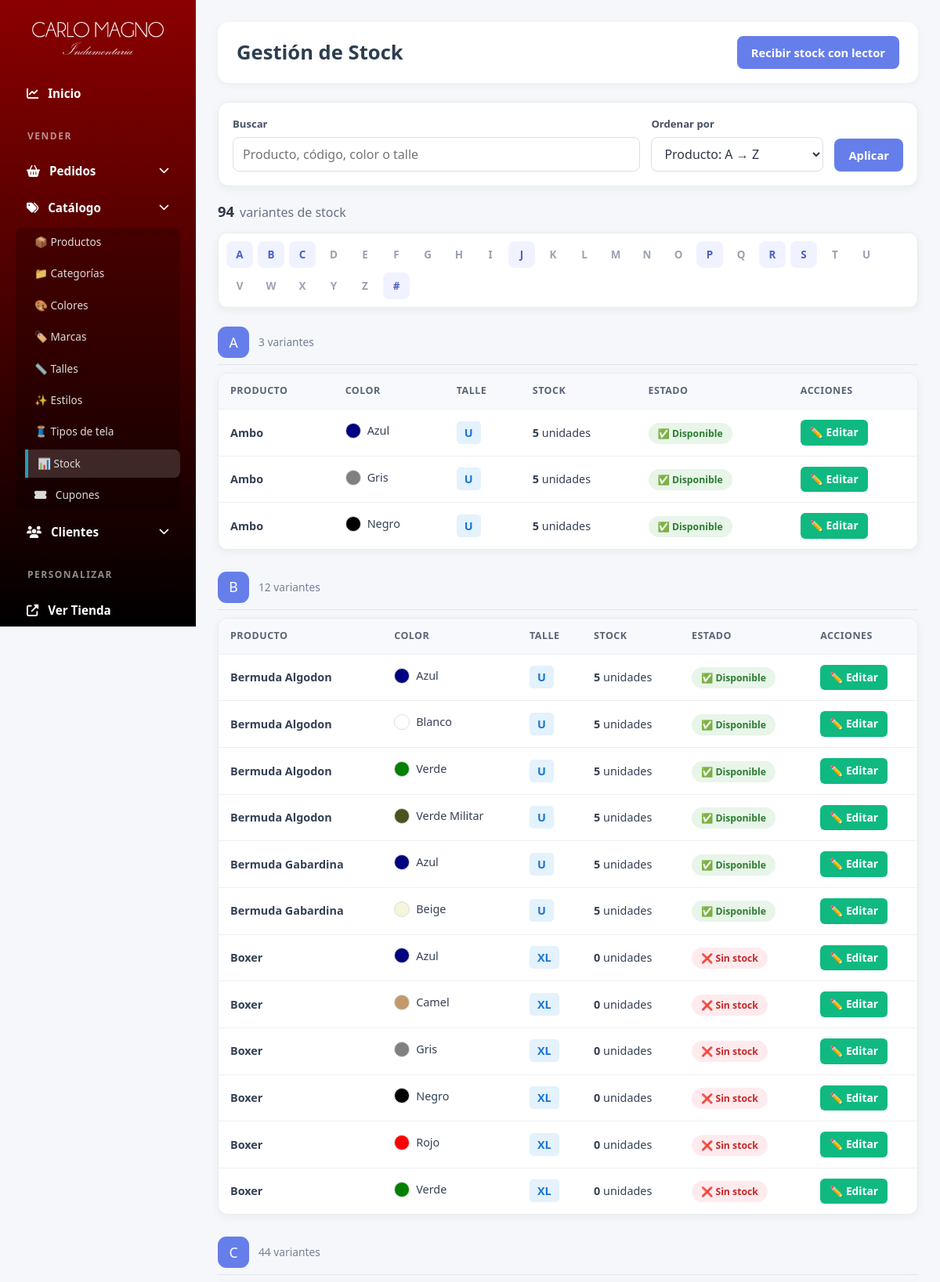
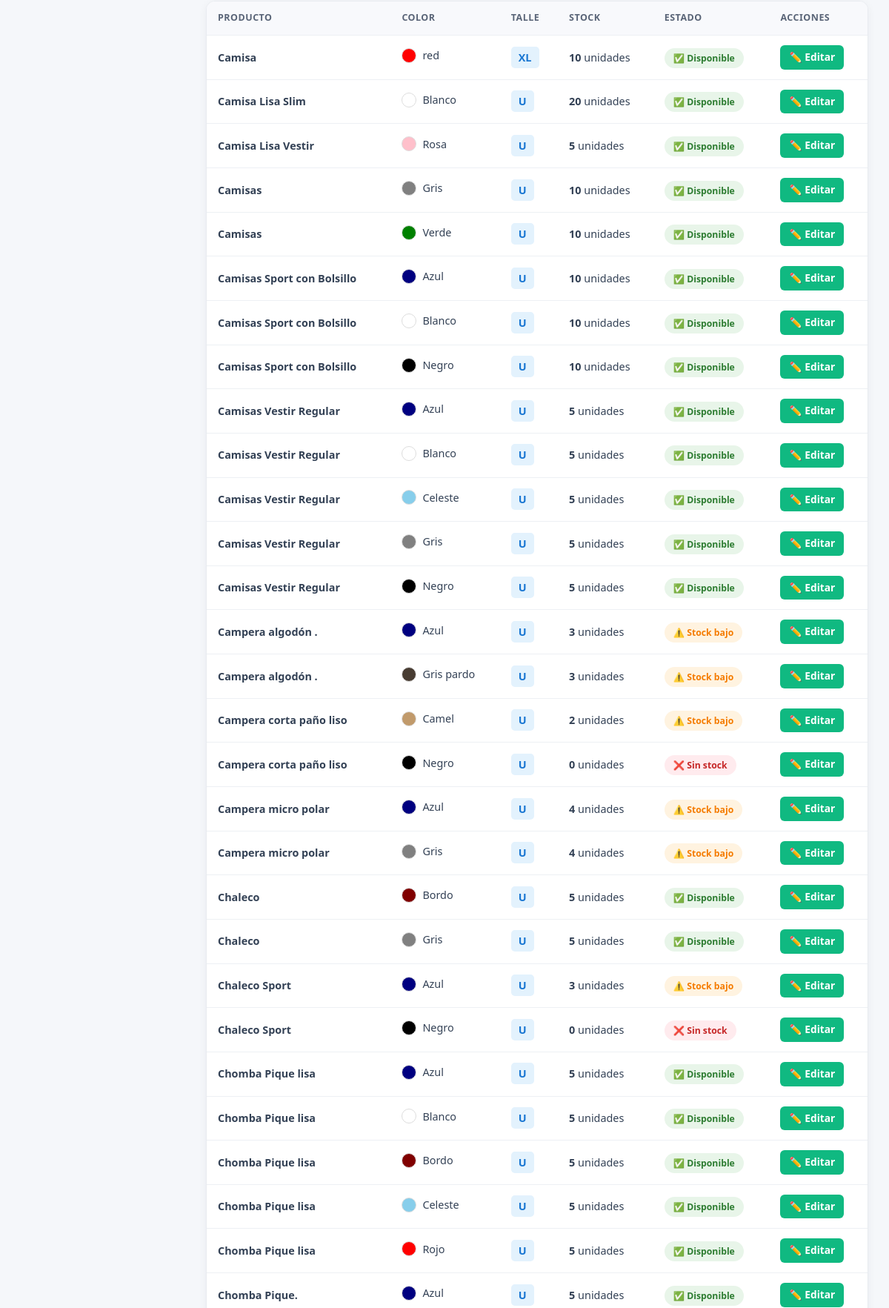
/panel/stock/ (signed in, upper part), run on the app's committed database (2 pictures, top to bottom).
### productos/models.py (models this page shows, shortened)
class ProductoStock(models.Model):
    producto = models.ForeignKey(
        Producto,
        on_delete=models.CASCADE,
        related_name='stock_items',
        verbose_name='Producto'
    )
    color = models.ForeignKey(
        Color,
        on_delete=models.PROTECT,
        related_name='productostock',
        verbose_name='Color'
    )
    talle = models.ForeignKey(
        Talle,
        on_delete=models.PROTECT,
        related_name='productostock',
        verbose_name='Talle'
    )
    stock = models.PositiveIntegerField(
        default=0,
        validators=[MinValueValidator(0)],
        verbose_name='Stock disponible'
    )
    class Meta:
        verbose_name = 'Stock de producto'
        verbose_name_plural = 'Stock de productos'
        unique_together = ['producto', 'color', 'talle']
        ordering = ['producto', 'color__order', 'talle__order']

class Producto(models.Model):
    codigo = models.CharField(
        max_length=50,
        unique=True,
        null=True,
        blank=True,
        verbose_name='Código de artículo'
    )
    nombre = models.CharField(max_length=200, verbose_name='Nombre')
    descripcion = models.TextField(verbose_name='Descripción')
    precio = models.DecimalField(
        max_digits=10,
        decimal_places=2,
        validators=[MinValueValidator(0)],
        verbose_name='Precio'
    )
    categoria = models.ForeignKey(
        Categoria,
        on_delete=models.SET_NULL,
        null=True,
        blank=True,
        related_name='productos',
        verbose_name='Categoría'
    )
    estilo = models.ForeignKey(
        Estilo,
        on_delete=models.SET_NULL,
        null=True,
        blank=True,
        related_name='productos',
        verbose_name='Estilo',
    )
    tipo = models.ForeignKey(
        Tipo,
        on_delete=models.SET_NULL,
        null=True,
        blank=True,
        related_name='productos',
        verbose_name='Tipo de tela',
    )
    marca = models.ForeignKey(
        Marca,
        on_delete=models.SET_NULL,
        null=True,
        blank=True,
        related_name='productos',
        verbose_name='Marca'
    )
    imagen = models.ImageField(
        upload_to='productos/',
        null=True,
        blank=True,
        verbose_name='Imagen principal'
    )
    esta_activo = models.BooleanField(default=True, verbose_name='Está activo')
    created_at = models.DateTimeField(auto_now_add=True, verbose_name='Fecha de creación')
    updated_at = models.DateTimeField(auto_now=True, verbose_name='Última actualización')
    class Meta:
        verbose_name = 'Producto'
        verbose_name_plural = 'Productos'
        ordering = ['-created_at']

class Color(models.Model):
    nombre = models.CharField(max_length=50, unique=True, verbose_name='Nombre')
    hex_code = models.CharField(
        max_length=7,
        verbose_name='Código Hexadecimal',
        help_text='Formato: #RRGGBB (ejemplo: #FF0000 para rojo)',
        default='#000000'
    )
    order = models.PositiveIntegerField(default=0, verbose_name='Orden de visualización')
    esta_activo = models.BooleanField(default=True, verbose_name='Está activo')
    class Meta:
        verbose_name = 'Color'
        verbose_name_plural = 'Colores'
        ordering = ['order', 'nombre']

class Talle(models.Model):
    nombre = models.CharField(max_length=20, unique=True, verbose_name='Talle')
    abbreviation = models.CharField(
        max_length=10,
        verbose_name='Abreviatura',
        help_text='Ej: XS, S, M, L, XL'
    )
    order = models.PositiveIntegerField(default=0, verbose_name='Orden de visualización')
    esta_activo = models.BooleanField(default=True, verbose_name='Está activo')
    class Meta:
        verbose_name = 'Talle'
        verbose_name_plural = 'Talles'
        ordering = ['order', 'nombre']

### custom_admin/views.py (the view, shortened to what this page needs)
# urls.py: path('panel/stock/', admin_views.stock, name='stock'),
@login_required(login_url='login')
def stock(request):
    if not request.user.is_staff:
        return redirect('home')
    sort_options = {
        'nombre_asc': (
            'producto__nombre', 'color__nombre', 'talle__order',
            'talle__abbreviation',
        ),
        'nombre_desc': (
            '-producto__nombre', 'color__nombre', 'talle__order',
            'talle__abbreviation',
        ),
        'color_asc': (
            'color__nombre', 'producto__nombre', 'talle__order',
            'talle__abbreviation',
        ),
        'talle_asc': (
            'talle__order', 'talle__abbreviation', 'producto__nombre',
            'color__nombre',
        ),
        'stock_desc': (
            '-stock', 'producto__nombre', 'color__nombre',
            'talle__order', 'talle__abbreviation',
        ),
        'stock_asc': (
            'stock', 'producto__nombre', 'color__nombre',
            'talle__order', 'talle__abbreviation',
        ),
    }
    sort_by = request.GET.get('orden', 'nombre_asc')
    if sort_by not in sort_options:
        sort_by = 'nombre_asc'
    search_query = request.GET.get('buscar', '').strip()
    stock_items = ProductoStock.objects.select_related(
        'producto', 'color', 'talle',
    )
    stock_items = stock_items.order_by(*sort_options[sort_by])
    grouped_items = {}
    for item in stock_items:
        normalized_name = unicodedata.normalize(
            'NFKD', item.producto.nombre,
        )
        first_character = ''.join(
            character
            for character in normalized_name
            if not unicodedata.combining(character)
        )[:1].upper()
        letter = first_character if first_character in 'ABCDEFGHIJKLMNOPQRSTUVWXYZ' else '#'
        grouped_items.setdefault(letter, []).append(item)
    letters = 'ABCDEFGHIJKLMNOPQRSTUVWXYZ'
    letter_groups = [
        {'letter': letter, 'items': grouped_items[letter]}
        for letter in letters
        if letter in grouped_items
    ]
    if '#' in grouped_items:
        letter_groups.append({'letter': '#', 'items': grouped_items['#']})
    return render(
        request,
        'custom_admin/stock.html',
        {
            'letter_groups': letter_groups,
            'alphabet': letters,
            'available_letters': set(grouped_items),
            'search_query': search_query,
            'sort_by': sort_by,
            'total_stock_items': sum(len(group['items']) for group in letter_groups),
        },
    )

### productos/context_processors.py (called while the page is built, shortened)
def cart_processor(request):
    carrito = None
    cantidad_total = 0
    if request.user.is_authenticated:
        try:
            carrito = Carrito.objects.get(usuario=request.user)
            cantidad_total = carrito.get_cantidad_total()
        except Carrito.DoesNotExist:
            pass
    return {
        'carrito': carrito,
        'carrito_cantidad': cantidad_total
    }

### productos/models.py (called while the page is built)
    def get_cantidad_total(self):
        return sum(item.cantidad for item in self.items.all())

### templates/custom_admin/stock.html (shortened to what this page needs)
{% extends 'custom_admin/base.html' %}
{% load static %}
{%block extra_css %}
<link rel="stylesheet" href="{% static 'css/stock.css' %}" />
{% endblock %}
{% block content %}
<div class="main-content">
	<div class="header">
		<h1>Gestión de Stock</h1>
		<a href="{% url 'recibir_stock' %}" class="btn btn-primary">Recibir stock con lector</a>
	</div>
	<form class="stock-controls" method="get" action="{% url 'stock' %}">
		<div class="stock-search">
			<label for="stock-search">Buscar</label>
			<input
				id="stock-search"
				type="search"
				name="buscar"
				value="{{ search_query }}"
				placeholder="Producto, código, color o talle"
			>
		</div>
		<div class="stock-sort">
			<label for="stock-sort">Ordenar por</label>
			<select id="stock-sort" name="orden">
				<option value="nombre_asc" {% if sort_by == 'nombre_asc' %}selected{% endif %}>Producto: A → Z</option>
			</select>
		</div>
		<button class="btn btn-primary" type="submit">Aplicar</button>
	</form>
	<div class="stock-results-summary">
		<strong>{{ total_stock_items }}</strong>
		<span>variantes de stock</span>
	</div>
	{% if letter_groups %}
	<nav class="stock-alphabet" aria-label="Ir a la letra">
		{% for letter in alphabet %}
			{% if letter in available_letters %}
			<a href="#stock-letter-{{ letter }}">{{ letter }}</a>
			{% else %}
			<span>{{ letter }}</span>
			{% endif %}
		{% endfor %}
		{% if '#' in available_letters %}<a href="#stock-letter-special">#</a>{% endif %}
	</nav>
	<div class="stock-letter-groups">
		{% for group in letter_groups %}
		<section class="stock-letter-group" id="{% if group.letter == '#' %}stock-letter-special{% else %}stock-letter-{{ group.letter }}{% endif %}">
			<div class="stock-letter-heading">
				<h2>{{ group.letter }}</h2>
				<span>{{ group.items|length }} variante{{ group.items|length|pluralize }}</span>
			</div>
			<div class="stock-table">
				<table>
					<thead>
						<tr>
							<th>Producto</th>
							<th>Color</th>
							<th>Talle</th>
							<th>Stock</th>
							<th>Estado</th>
							<th>Acciones</th>
						</tr>
					</thead>
					<tbody>
						{% for item in group.items %}
						<tr>
							<td>
								<strong>{{ item.producto.nombre }}</strong>
							</td>
							<td>
								<span class="color-badge">
									<span class="color-dot" data-color-hex="{{ item.color.hex_code }}"></span>
									{{ item.color.nombre }}
								</span>
							</td>
							<td><span class="size-badge">{{ item.talle.abbreviation }}</span></td>
							<td><strong>{{ item.stock }}</strong> unidades</td>
							<td>
								{% if item.stock == 0 %}
								<span class="stock-status stock-out">❌ Sin stock</span>
								{% elif item.stock < 5 %}
								<span class="stock-status stock-low">⚠️ Stock bajo</span>
								{% else %}
								<span class="stock-status stock-available">✅ Disponible</span>
								{% endif %}
							</td>
							<td>
								<a href="{% url 'editar_stock' item.id %}" class="btn-edit">✏️ Editar</a>
							</td>
						</tr>
						{% endfor %}
					</tbody>
				</table>
			</div>
		</section>
		{% endfor %}
	</div>
	{% endif %}
</div>
{% load static %}
{% endblock %}

### static/css/style_admin.css (style rules this page uses)
* { margin: 0; padding: 0; box-sizing: border-box; }
html, body { margin: 0; padding: 0; width: 100%; max-width: 100vw; overflow-x: hidden; }
body { font-family: "Segoe UI", Tahoma, Geneva, Verdana, sans-serif; background: #f5f7fa; color: #333; min-height: 100vh; }
.main-content { margin-left: 250px; padding: 28px; min-height: 100vh; max-width: 100%; }
.main-content .main-content { margin-left: 0 !important; padding: 0 !important; min-height: auto !important; }
.header { background: white; padding: 18px 24px; border-radius: 14px; box-shadow: 0 2px 10px rgba(0, 0, 0, 0.05); margin-bottom: 24px; display: flex; justify-content: space-between; align-items: center; flex-wrap: wrap; gap: 12px; }
.header h1 { color: #2c3e50; font-size: 1.6rem; font-weight: 700; margin: 0; }
.btn { padding: 10px 18px; border: none; border-radius: 8px; cursor: pointer; font-weight: 600; text-decoration: none; display: inline-flex; align-items: center; justify-content: center; gap: 6px; transition: all 0.2s ease; font-size: 0.92rem; }
.btn-primary { background: #667eea; color: white; }
.btn-edit { background: #10b981; color: white; padding: 6px 12px; border-radius: 6px; text-decoration: none; font-size: 0.86rem; font-weight: 600; display: inline-flex; align-items: center; gap: 4px; transition: background 0.2s; }
.table-responsive, .productos-table, .customers-table, .talles-table, .estilos-table, .stock-table { width: 100%; overflow-x: auto; -webkit-overflow-scrolling: touch; border-radius: 12px; }
table { width: 100%; border-collapse: collapse; }
th { background: #f8fafc; padding: 13px 14px; text-align: left; color: #475569; font-weight: 650; font-size: 0.88rem; white-space: nowrap; }
td { padding: 13px 14px; border-bottom: 1px solid #f1f5f9; font-size: 0.9rem; color: #334155; vertical-align: middle; }

### data on the page
ProductoStock: producto.nombre "Ambo", color.nombre "Azul", talle.abbreviation "U", stock "5", shows "✅ Disponible"
ProductoStock: producto.nombre "Ambo", color.nombre "Gris", talle.abbreviation "U", stock "5", shows "✅ Disponible"
ProductoStock: producto.nombre "Ambo", color.nombre "Negro", talle.abbreviation "U", stock "5", shows "✅ Disponible"
ProductoStock: producto.nombre "Bermuda Algodon", color.nombre "Azul", talle.abbreviation "U", stock "5", shows "✅ Disponible"
ProductoStock: producto.nombre "Bermuda Algodon", color.nombre "Blanco", talle.abbreviation "U", stock "5", shows "✅ Disponible"
ProductoStock: producto.nombre "Bermuda Algodon", color.nombre "Verde", talle.abbreviation "U", stock "5", shows "✅ Disponible"
ProductoStock: producto.nombre "Bermuda Algodon", color.nombre "Verde Militar", talle.abbreviation "U", stock "5", shows "✅ Disponible"
ProductoStock: producto.nombre "Bermuda Gabardina", color.nombre "Azul", talle.abbreviation "U", stock "5", shows "✅ Disponible"
ProductoStock: producto.nombre "Bermuda Gabardina", color.nombre "Beige", talle.abbreviation "U", stock "5", shows "✅ Disponible"
ProductoStock: producto.nombre "Boxer", color.nombre "Azul", talle.abbreviation "XL", stock "0", shows "❌ Sin stock"
ProductoStock: producto.nombre "Boxer", color.nombre "Camel", talle.abbreviation "XL", stock "0", shows "❌ Sin stock"
ProductoStock: producto.nombre "Boxer", color.nombre "Gris", talle.abbreviation "XL", stock "0", shows "❌ Sin stock"
ProductoStock: producto.nombre "Boxer", color.nombre "Negro", talle.abbreviation "XL", stock "0", shows "❌ Sin stock"
ProductoStock: producto.nombre "Boxer", color.nombre "Rojo", talle.abbreviation "XL", stock "0", shows "❌ Sin stock"
ProductoStock: producto.nombre "Boxer", color.nombre "Verde", talle.abbreviation "XL", stock "0", shows "❌ Sin stock"
ProductoStock: producto.nombre "Camisa", color.nombre "red", talle.abbreviation "XL", stock "10", shows "✅ Disponible"
ProductoStock: producto.nombre "Camisa Lisa Slim", color.nombre "Blanco", talle.abbreviation "U", stock "20", shows "✅ Disponible"
ProductoStock: producto.nombre "Camisa Lisa Vestir", color.nombre "Rosa", talle.abbreviation "U", stock "5", shows "✅ Disponible"
ProductoStock: producto.nombre "Camisas", color.nombre "Gris", talle.abbreviation "U", stock "10", shows "✅ Disponible"
ProductoStock: producto.nombre "Camisas", color.nombre "Verde", talle.abbreviation "U", stock "10", shows "✅ Disponible"
ProductoStock: producto.nombre "Camisas Sport con Bolsillo", color.nombre "Azul", talle.abbreviation "U", stock "10", shows "✅ Disponible"
ProductoStock: producto.nombre "Camisas Sport con Bolsillo", color.nombre "Blanco", talle.abbreviation "U", stock "10", shows "✅ Disponible"
ProductoStock: producto.nombre "Camisas Sport con Bolsillo", color.nombre "Negro", talle.abbreviation "U", stock "10", shows "✅ Disponible"
ProductoStock: producto.nombre "Camisas Vestir Regular", color.nombre "Azul", talle.abbreviation "U", stock "5", shows "✅ Disponible"
ProductoStock: producto.nombre "Camisas Vestir Regular", color.nombre "Blanco", talle.abbreviation "U", stock "5", shows "✅ Disponible"
ProductoStock: producto.nombre "Camisas Vestir Regular", color.nombre "Celeste", talle.abbreviation "U", stock "5", shows "✅ Disponible"
ProductoStock: producto.nombre "Camisas Vestir Regular", color.nombre "Gris", talle.abbreviation "U", stock "5", shows "✅ Disponible"
ProductoStock: producto.nombre "Camisas Vestir Regular", color.nombre "Negro", talle.abbreviation "U", stock "5", shows "✅ Disponible"
ProductoStock: producto.nombre "Campera algodón .", color.nombre "Azul", talle.abbreviation "U", stock "3", shows "⚠️ Stock bajo"
ProductoStock: producto.nombre "Campera algodón .", color.nombre "Gris pardo", talle.abbreviation "U", stock "3", shows "⚠️ Stock bajo"
ProductoStock: producto.nombre "Campera corta paño liso", color.nombre "Camel", talle.abbreviation "U", stock "2", shows "⚠️ Stock bajo"
ProductoStock: producto.nombre "Campera corta paño liso", color.nombre "Negro", talle.abbreviation "U", stock "0", shows "❌ Sin stock"
ProductoStock: producto.nombre "Campera micro polar", color.nombre "Azul", talle.abbreviation "U", stock "4", shows "⚠️ Stock bajo"
ProductoStock: producto.nombre "Campera micro polar", color.nombre "Gris", talle.abbreviation "U", stock "4", shows "⚠️ Stock bajo"
ProductoStock: producto.nombre "Chaleco", color.nombre "Bordo", talle.abbreviation "U", stock "5", shows "✅ Disponible"
ProductoStock: producto.nombre "Chaleco", color.nombre "Gris", talle.abbreviation "U", stock "5", shows "✅ Disponible"
ProductoStock: producto.nombre "Chaleco Sport", color.nombre "Azul", talle.abbreviation "U", stock "3", shows "⚠️ Stock bajo"
ProductoStock: producto.nombre "Chaleco Sport", color.nombre "Negro", talle.abbreviation "U", stock "0", shows "❌ Sin stock"
ProductoStock: producto.nombre "Chomba Pique lisa", color.nombre "Azul", talle.abbreviation "U", stock "5", shows "✅ Disponible"
ProductoStock: producto.nombre "Chomba Pique lisa", color.nombre "Blanco", talle.abbreviation "U", stock "5", shows "✅ Disponible"
ProductoStock: producto.nombre "Chomba Pique lisa", color.nombre "Bordo", talle.abbreviation "U", stock "5", shows "✅ Disponible"
ProductoStock: producto.nombre "Chomba Pique lisa", color.nombre "Celeste", talle.abbreviation "U", stock "5", shows "✅ Disponible"
ProductoStock: producto.nombre "Chomba Pique lisa", color.nombre "Rojo", talle.abbreviation "U", stock "5", shows "✅ Disponible"
ProductoStock: producto.nombre "Chomba Pique.", color.nombre "Azul", talle.abbreviation "U", stock "5", shows "✅ Disponible"

### other printed values
{{ total_stock_items }} "94"
{{ letter }} "A" "B" "C" "J" "P" "R" "S"
{{ letter }} "D" "E" "F" "G" "H" "I" "K" "L" "M" "N" "O" "Q" "T" "U" "V" "W" "X" "Y" "Z"
{{ group.letter }} "A" "B" "C"
{{ group.items|length }} "3" "12" "44"
